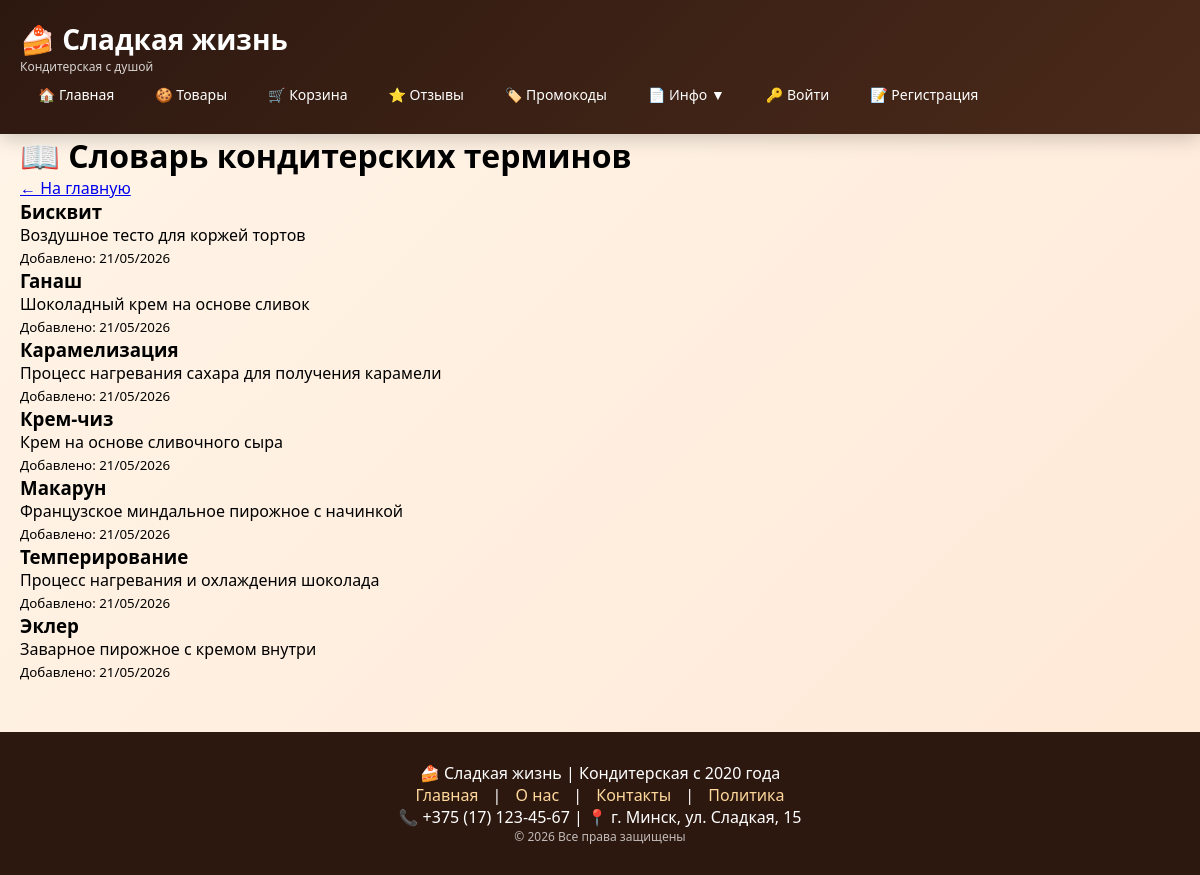
Screenshot of /glossary/ with the database file from the repository.
### shop/models.py (models this page shows, shortened)
class GlossaryTerm(models.Model):
    term = models.CharField(max_length=100)
    definition = models.TextField()
    added_date = models.DateTimeField(auto_now_add=True)

### shop/views.py (the view)
# urls.py: re_path(r'^glossary/$', views.GlossaryListView.as_view(), name='glossary'),
class GlossaryListView(ListView):
    model = GlossaryTerm
    template_name = 'shop/glossary.html'
    context_object_name = 'terms'
    ordering = ['term']

### shop/templates/shop/glossary.html (shortened to what this page needs)
{% extends 'shop/base.html' %}
{% block content %}
<h1>📖 Словарь кондитерских терминов</h1>
<a href="{% url 'home' %}">← На главную</a>
{% for term in terms %}
    <div>
        <h3>{{ term.term }}</h3>
        <p>{{ term.definition }}</p>
        <small>Добавлено: {{ term.added_date|date:"d/m/Y" }}</small>
    </div>
{% endfor %}
{% endblock %}

### shop/templates/shop/base.html (style rules this page uses)
* { margin: 0; padding: 0; box-sizing: border-box; }
body { font-family: 'Segoe UI', Tahoma, Geneva, Verdana, sans-serif; background: linear-gradient(135deg, #fff5e8 0%, #ffe8d6 100%); min-height: 100vh; }

### rows the page displays
GlossaryTerm: term "Бисквит", definition "Воздушное тесто для коржей тортов", added_date "21/05/2026"
GlossaryTerm: term "Ганаш", definition "Шоколадный крем на основе сливок", added_date "21/05/2026"
GlossaryTerm: term "Карамелизация", definition "Процесс нагревания сахара для получения карамели", added_date "21/05/2026"
GlossaryTerm: term "Крем-чиз", definition "Крем на основе сливочного сыра", added_date "21/05/2026"
GlossaryTerm: term "Макарун", definition "Французское миндальное пирожное с начинкой", added_date "21/05/2026"
GlossaryTerm: term "Темперирование", definition "Процесс нагревания и охлаждения шоколада", added_date "21/05/2026"
GlossaryTerm: term "Эклер", definition "Заварное пирожное с кремом внутри", added_date "21/05/2026"
